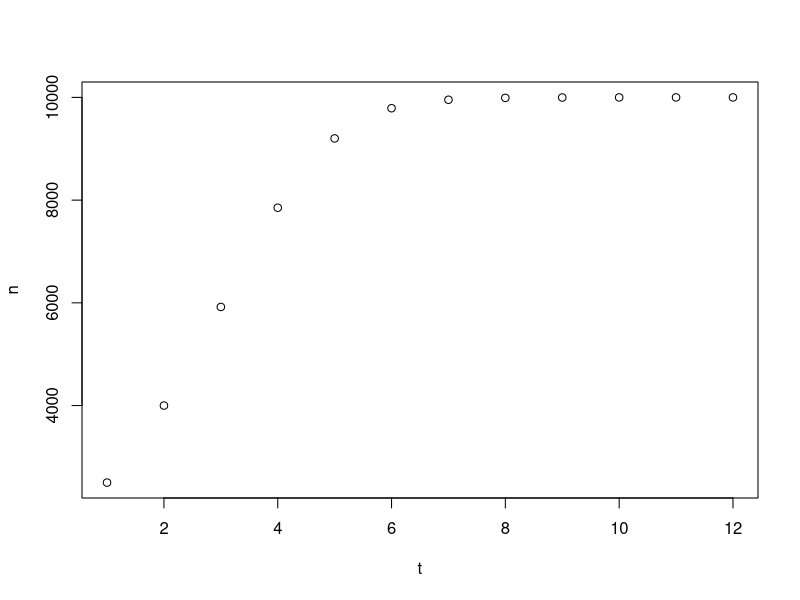

Reproduce this figure in R.
#----Lab 04
#
# step 1: creating a for loop for "hi" repeated 10 times
for( i in 1:10) {
  print("hi")
}

# step 2: creating a for loop for Tim's money every week
StartingMoney <- 10 # his starting money
WeeklyAllowance <- 5 # his weekly allowance
PackGumCost <- 1.34 # weekly pack of gum cost
WeekChange <- (StartingMoney + WeeklyAllowance) - PackGumCost # week 1 money change
WeeklyChange <- WeeklyAllowance - PackGumCost # change in money every week after week 1
for(i in 1:8 ) {
  WeekChange <- WeekChange + WeeklyChange # adding weekly money change to previous week's money
  print(WeekChange)
}

# step 3: creating a for loop for 5% population shrinkage every year
CurrentPop <- 2000 # current population size (individuals)
ShrinkageRate <- 0.05 # 5% yearly shrinkage, in decimals

for(i in 1:7) {
   CurrentPop <- CurrentPop - (ShrinkageRate*CurrentPop) # looping to print new population minus yearly shrinkage
  print(CurrentPop)
}

# step 4: using for loop for analyzing t=12 values for equation n[t] = n[t-1] + ( r * n[t-1] * (K - n[t-1])/K ) given t=1 values
n <- rep(0,12) # vector of zeros for population abundance data storage
n[c(1,1)] <- 2500 # assigning a value of 2500 to n = 1 (initial population abundance)
t <- c(1:12) # time
K <- 10000 # environmental carrying capacity
r <- 0.8 # intrinsic growth rate of population
#-- equation of interest: n[12] = n[t-1] + ( r * n[t-1] * (K - n[t-1])/K )
for(i in 2:12) {
  n[c(i)] <- (n[i-1] + (r * n[i-1] * ((K - n[i-1]) / K))) # to population value at time step=i (min 2), assigning the value obtained via discrete-time logistic growth expression
  print(n)
}
#
#---Part II
#
# step 5.a: creating a vector of 18 zeros
Empty18 <- rep(0, 18)
# step 5.b: creating a for loop that stores 3 times the ith value of the iterator variable
for ( i in 1:18 ) { 
  Empty18[c(i)] <- 3 * i
  print(Empty18)
}
# step 5.c: creating another vector of 18 zeros, and making the first value =1 
AnotherEmpty18 <- rep(0,18)

AnotherEmpty18[c(1,1)] <- 1 # assigning first number as 1
# step 5.d: creating a for loop that adds one plus twice the value of the previous entry to each entry of AnotherEmpty18, beginning at the second value
for ( i in 2:18 ) {
  AnotherEmpty18[c(i)] <- (1 + 2*AnotherEmpty18[(i-1)]) # to the position i in AnotherEmpty18, assigning the number obtained through 1+2*(previous value)
  print(AnotherEmpty18)
}
# step 6: creating a for loop that creates a vector of the first 20 Fibonacci Sequence numbers
Fibonacci <- rep(0,20) # creating an empty vector with 20 values for storing data
Fibonacci[c(1,1)] <- 1 # assigning first two Fibonacci numbers
Fibonacci[c(2,2)] <- 1

for ( i in 3:20 ) {
  Fibonacci[c(i)] <- (Fibonacci[(i-2)] + Fibonacci[(i-1)]) # to the position i in Fibonacci vector, assign the sum of number in i-1 plus number in i-2
  print(Fibonacci)
}
# step 7: creating a plot for data compiled in step 4
# --note about this step: the calculated numbers from step 4 were already saved into the vectors n (population abundance) and t (time step). Therefore, it is not needed to repeat the step here

plot(t, n)